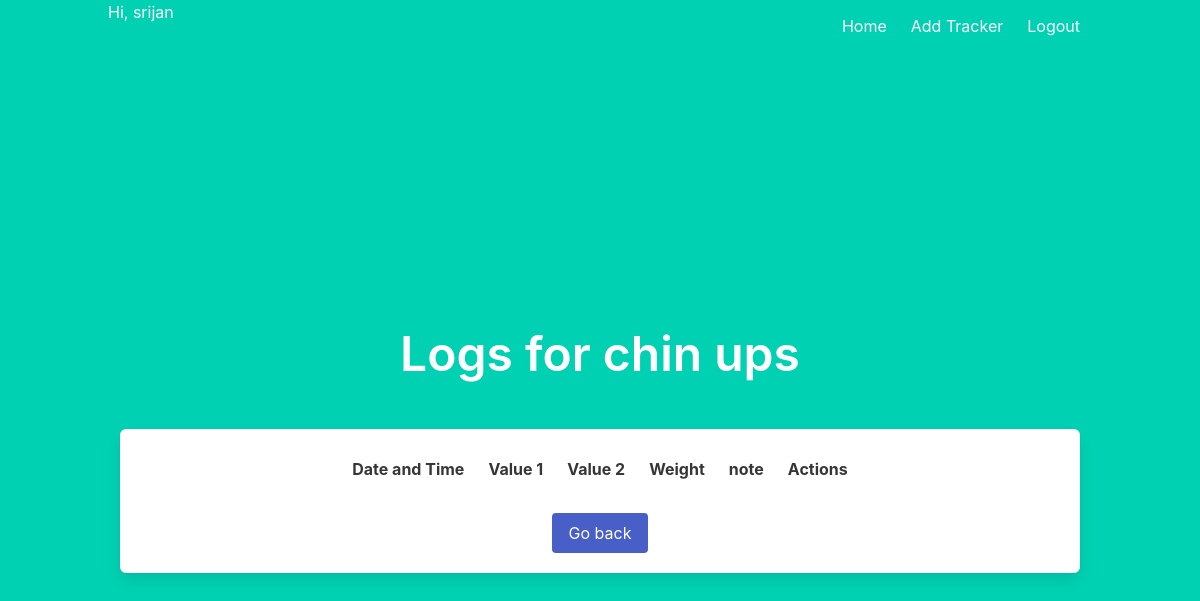
The page /view_log/4 (signed in) on the database as committed earlier.
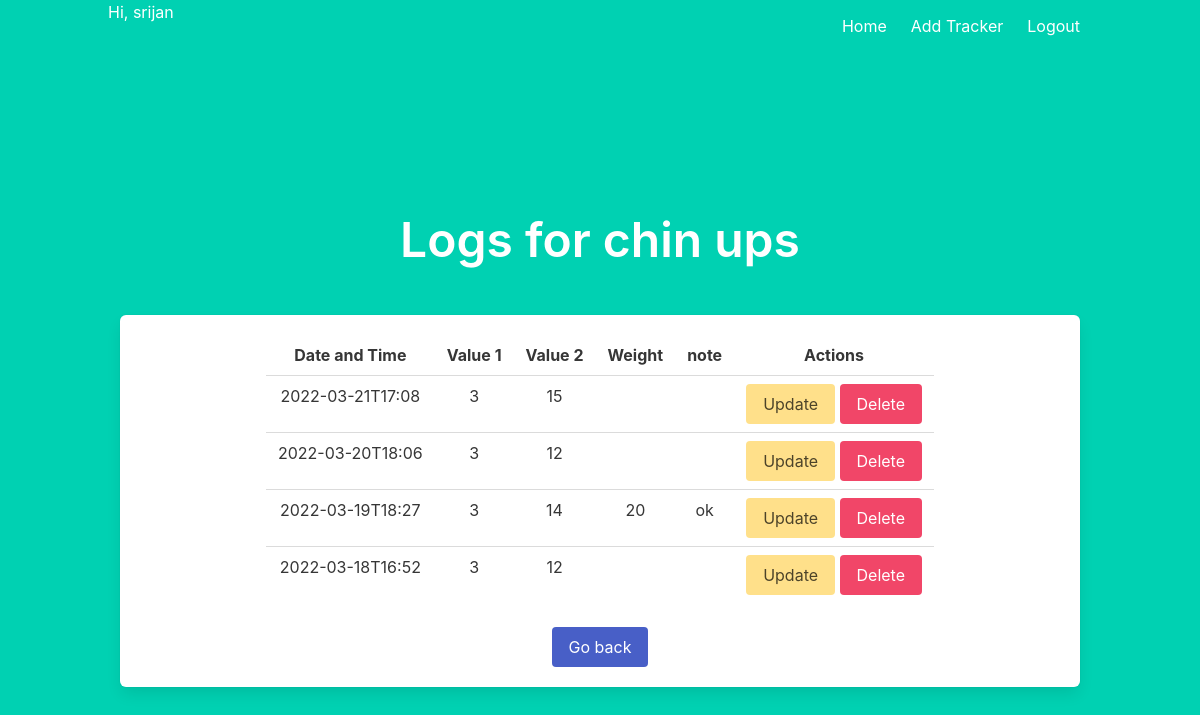
The same page on the database as committed later.
### main.py (models this page shows)
class tracker(db.Model):
    __tablename__ = 'tracker'
    id = db.Column(db.Integer, primary_key=True,
                   autoincrement=True, nullable=False)
    name = db.Column(db.String, nullable=False)
    option = db.Column(db.String, nullable=False)
    group = db.Column(db.String, nullable=False)
    description = db.Column(db.String)
    u_id = db.Column(db.String, db.ForeignKey(user.id), nullable=False)

class log(db.Model):
    __tablename__ = 'log'
    id = db.Column(db.Integer, primary_key=True,
                   autoincrement=True, nullable=False)
    t_id = db.Column(db.Integer, db.ForeignKey(tracker.id), nullable=False)
    timestamp = db.Column(db.String, nullable=False)
    value_1 = db.Column(db.Integer, nullable=False)
    value_2 = db.Column(db.Integer)
    weight = db.Column(db.Integer)
    note = db.Column(db.String)

### main.py (the view)
@app.route("/view_log/<int:tid>")
def view_log(tid):
    if 'user' not in session:
        return redirect(url_for('index'))
    if request.method == "GET":
        tname = tracker.query.filter_by(id=tid).first().name
        logs = db.session.execute(
            "select * from log where t_id = {tid} order by id desc".format(tid=tid))
        return render_template("view_log.html", logs=logs, tname=tname)

### templates/view_log.html
{% extends "layout.html" %} {% block body %}
<div class="section">
    <h1 class="title is-1">Logs for {{tname}}</h1>
  </div>
<div class="box">
    <table class="table" , style="margin-left: auto; margin-right: auto">
        <thread>
            <tr>
              <th>Date and Time</th>
              <th>Value 1</th>
              <th>Value 2</th>
              <th>Weight</th>
              <th>note</th>
              <th>Actions</th>
            </tr>
          </thread>
          {% for log in logs %}
          <tr>
              <td>{{log.timestamp}}</td>
              <td>{{log.value_1}}</td>
              <td>{{log.value_2}}</td>
              <td>{{log.weight}}</td>
              <td>{{log.note}}</td>
              <td><a class="button is-warning" href="/update_log/{{log.id}}"
                >Update</a
              >
              <a class="button is-danger" href="/delete_log/{{log.id}}"
                >Delete</a
              ></td>
          </tr>
          {% endfor %}
    </table><a href="/" class="button is-link">Go back</a>
</div>
{% endblock %}

### templates/layout.html (shortened to what this page needs)
<!DOCTYPE html>
<html>
<head>
    <link rel="stylesheet" href="https://cdn.jsdelivr.net/npm/bulma@0.9.3/css/bulma.min.css">
</head>
<body>
    <section class="hero is-primary is-fullheight">
        <div class="hero-head">
            <nav class="navbar">
                <div class="container">
                    <div id="navbarMenuHeroA" class="navbar-menu">
                        {% if session['user'] %}
                            <h1 class="navbar-brand">Hi, {{session['user']}}</h1>
                            {% endif %}
                        <div class="navbar-end">
                            <a href="{{ url_for('index') }}" class="navbar-item">
                                Home
                            </a>
                            {% if session['user'] %}
                            <a href="/add_tracker" class="navbar-item">
                                Add Tracker
                            </a>
                            <a href="{{ url_for('logout') }}" class="navbar-item">
                                Logout
                            </a>
                            {% endif %}
                        </div>
                    </div>
                </div>
            </nav>
        </div>
        <div class="hero-body">
            <div class="container has-text-centered">
               {% block body %}
               {% endblock %}
            </div>
        </div>
    </section>
</body>
</html>

Rows that differ between the two databases and show on the page:
added log: timestamp "2022-03-21T17:08", value_1 "3", value_2 "15"
added log: timestamp "2022-03-20T18:06", value_1 "3", value_2 "12"
added log: timestamp "2022-03-19T18:27", value_1 "3", value_2 "14", weight "20", note "ok"
added log: timestamp "2022-03-18T16:52", value_1 "3", value_2 "12"
